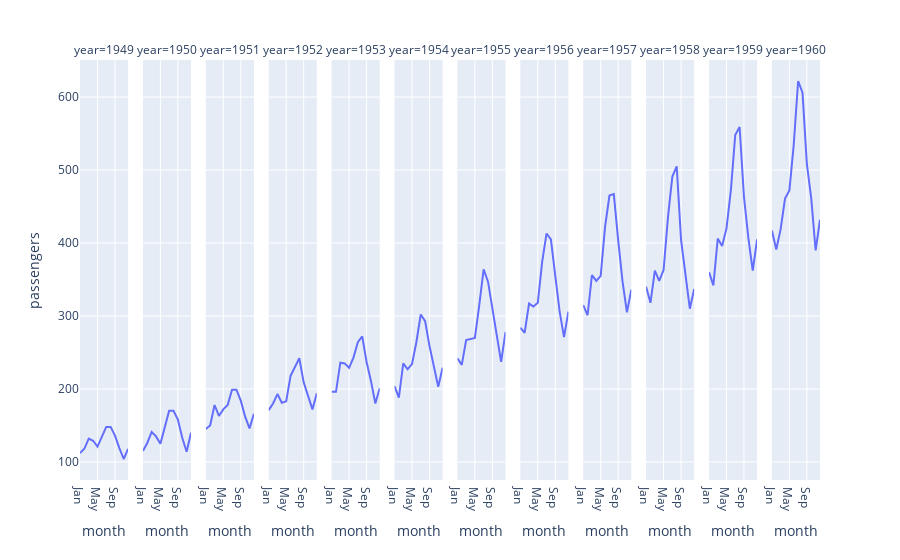

The cell this chart's notebook holds for it:
### Code cell
# 데이터 불러오기
flights = sns.load_dataset('flights')

fig = px.line(flights, x="month", y="passengers", facet_col='year')

fig.show()

### Figure 1 — Plotly figure (JSON) as saved in the notebook; plotly's stock layout.template omitted (floating-point values rounded to 4 significant figures)
{"data": [{"hovertemplate": "year=1949<br>month=%{x}<br>passengers=%{y}<extra></extra>", "legendgroup": "", "line": {"color": "#636efa", "dash": "solid"}, "marker": {"symbol": "circle"}, "mode": "lines", "name": "", "orientation": "v", "showlegend": false, "type": "scatter", "x": ["Jan", "Feb", "Mar", "Apr", "May", "Jun", "Jul", "Aug", "Sep", "Oct", "Nov", "Dec"], "xaxis": "x", "y": [112, 118, 132, 129, 121, 135, 148, 148, 136, 119, 104, 118], "yaxis": "y"}, {"hovertemplate": "year=1950<br>month=%{x}<br>passengers=%{y}<extra></extra>", "legendgroup": "", "line": {"color": "#636efa", "dash": "solid"}, "marker": {"symbol": "circle"}, "mode": "lines", "name": "", "orientation": "v", "showlegend": false, "type": "scatter", "x": ["Jan", "Feb", "Mar", "Apr", "May", "Jun", "Jul", "Aug", "Sep", "Oct", "Nov", "Dec"], "xaxis": "x2", "y": [115, 126, 141, 135, 125, 149, 170, 170, 158, 133, 114, 140], "yaxis": "y2"}, {"hovertemplate": "year=1951<br>month=%{x}<br>passengers=%{y}<extra></extra>", "legendgroup": "", "line": {"color": "#636efa", "dash": "solid"}, "marker": {"symbol": "circle"}, "mode": "lines", "name": "", "orientation": "v", "showlegend": false, "type": "scatter", "x": ["Jan", "Feb", "Mar", "Apr", "May", "Jun", "Jul", "Aug", "Sep", "Oct", "Nov", "Dec"], "xaxis": "x3", "y": [145, 150, 178, 163, 172, 178, 199, 199, 184, 162, 146, 166], "yaxis": "y3"}, {"hovertemplate": "year=1952<br>month=%{x}<br>passengers=%{y}<extra></extra>", "legendgroup": "", "line": {"color": "#636efa", "dash": "solid"}, "marker": {"symbol": "circle"}, "mode": "lines", "name": "", "orientation": "v", "showlegend": false, "type": "scatter", "x": ["Jan", "Feb", "Mar", "Apr", "May", "Jun", "Jul", "Aug", "Sep", "Oct", "Nov", "Dec"], "xaxis": "x4", "y": [171, 180, 193, 181, 183, 218, 230, 242, 209, 191, 172, 194], "yaxis": "y4"}, {"hovertemplate": "year=1953<br>month=%{x}<br>passengers=%{y}<extra></extra>", "legendgroup": "", "line": {"color": "#636efa", "dash": "solid"}, "marker": {"symbol": "circle"}, "mode": "lines", "name": "", "orientation": "v", "showlegend": false, "type": "scatter", "x": ["Jan", "Feb", "Mar", "Apr", "May", "Jun", "Jul", "Aug", "Sep", "Oct", "Nov", "Dec"], "xaxis": "x5", "y": [196, 196, 236, 235, 229, 243, 264, 272, 237, 211, 180, 201], "yaxis": "y5"}, {"hovertemplate": "year=1954<br>month=%{x}<br>passengers=%{y}<extra></extra>", "legendgroup": "", "line": {"color": "#636efa", "dash": "solid"}, "marker": {"symbol": "circle"}, "mode": "lines", "name": "", "orientation": "v", "showlegend": false, "type": "scatter", "x": ["Jan", "Feb", "Mar", "Apr", "May", "Jun", "Jul", "Aug", "Sep", "Oct", "Nov", "Dec"], "xaxis": "x6", "y": [204, 188, 235, 227, 234, 264, 302, 293, 259, 229, 203, 229], "yaxis": "y6"}, {"hovertemplate": "year=1955<br>month=%{x}<br>passengers=%{y}<extra></extra>", "legendgroup": "", "line": {"color": "#636efa", "dash": "solid"}, "marker": {"symbol": "circle"}, "mode": "lines", "name": "", "orientation": "v", "showlegend": false, "type": "scatter", "x": ["Jan", "Feb", "Mar", "Apr", "May", "Jun", "Jul", "Aug", "Sep", "Oct", "Nov", "Dec"], "xaxis": "x7", "y": [242, 233, 267, 269, 270, 315, 364, 347, 312, 274, 237, 278], "yaxis": "y7"}, {"hovertemplate": "year=1956<br>month=%{x}<br>passengers=%{y}<extra></extra>", "legendgroup": "", "line": {"color": "#636efa", "dash": "solid"}, "marker": {"symbol": "circle"}, "mode": "lines", "name": "", "orientation": "v", "showlegend": false, "type": "scatter", "x": ["Jan", "Feb", "Mar", "Apr", "May", "Jun", "Jul", "Aug", "Sep", "Oct", "Nov", "Dec"], "xaxis": "x8", "y": [284, 277, 317, 313, 318, 374, 413, 405, 355, 306, 271, 306], "yaxis": "y8"}, {"hovertemplate": "year=1957<br>month=%{x}<br>passengers=%{y}<extra></extra>", "legendgroup": "", "line": {"color": "#636efa", "dash": "solid"}, "marker": {"symbol": "circle"}, "mode": "lines", "name": "", "orientation": "v", "showlegend": false, "type": "scatter", "x": ["Jan", "Feb", "Mar", "Apr", "May", "Jun", "Jul", "Aug", "Sep", "Oct", "Nov", "Dec"], "xaxis": "x9", "y": [315, 301, 356, 348, 355, 422, 465, 467, 404, 347, 305, 336], "yaxis": "y9"}, {"hovertemplate": "year=1958<br>month=%{x}<br>passengers=%{y}<extra></extra>", "legendgroup": "", "line": {"color": "#636efa", "dash": "solid"}, "marker": {"symbol": "circle"}, "mode": "lines", "name": "", "orientation": "v", "showlegend": false, "type": "scatter", "x": ["Jan", "Feb", "Mar", "Apr", "May", "Jun", "Jul", "Aug", "Sep", "Oct", "Nov", "Dec"], "xaxis": "x10", "y": [340, 318, 362, 348, 363, 435, 491, 505, 404, 359, 310, 337], "yaxis": "y10"}, {"hovertemplate": "year=1959<br>month=%{x}<br>passengers=%{y}<extra></extra>", "legendgroup": "", "line": {"color": "#636efa", "dash": "solid"}, "marker": {"symbol": "circle"}, "mode": "lines", "name": "", "orientation": "v", "showlegend": false, "type": "scatter", "x": ["Jan", "Feb", "Mar", "Apr", "May", "Jun", "Jul", "Aug", "Sep", "Oct", "Nov", "Dec"], "xaxis": "x11", "y": [360, 342, 406, 396, 420, 472, 548, 559, 463, 407, 362, 405], "yaxis": "y11"}, {"hovertemplate": "year=1960<br>month=%{x}<br>passengers=%{y}<extra></extra>", "legendgroup": "", "line": {"color": "#636efa", "dash": "solid"}, "marker": {"symbol": "circle"}, "mode": "lines", "name": "", "orientation": "v", "showlegend": false, "type": "scatter", "x": ["Jan", "Feb", "Mar", "Apr", "May", "Jun", "Jul", "Aug", "Sep", "Oct", "Nov", "Dec"], "xaxis": "x12", "y": [417, 391, 419, 461, 472, 535, 622, 606, 508, 461, 390, 432], "yaxis": "y12"}], "layout": {"annotations": [{"font": {}, "showarrow": false, "text": "year=1949", "x": 0.0325, "xanchor": "center", "xref": "paper", "y": 1, "yanchor": "bottom", "yref": "paper"}, {"font": {}, "showarrow": false, "text": "year=1950", "x": 0.1175, "xanchor": "center", "xref": "paper", "y": 1, "yanchor": "bottom", "yref": "paper"}, {"font": {}, "showarrow": false, "text": "year=1951", "x": 0.2025, "xanchor": "center", "xref": "paper", "y": 1, "yanchor": "bottom", "yref": "paper"}, {"font": {}, "showarrow": false, "text": "year=1952", "x": 0.2875, "xanchor": "center", "xref": "paper", "y": 1, "yanchor": "bottom", "yref": "paper"}, {"font": {}, "showarrow": false, "text": "year=1953", "x": 0.3725, "xanchor": "center", "xref": "paper", "y": 1, "yanchor": "bottom", "yref": "paper"}, {"font": {}, "showarrow": false, "text": "year=1954", "x": 0.4575, "xanchor": "center", "xref": "paper", "y": 1, "yanchor": "bottom", "yref": "paper"}, {"font": {}, "showarrow": false, "text": "year=1955", "x": 0.5425, "xanchor": "center", "xref": "paper", "y": 1, "yanchor": "bottom", "yref": "paper"}, {"font": {}, "showarrow": false, "text": "year=1956", "x": 0.6275, "xanchor": "center", "xref": "paper", "y": 1, "yanchor": "bottom", "yref": "paper"}, {"font": {}, "showarrow": false, "text": "year=1957", "x": 0.7125, "xanchor": "center", "xref": "paper", "y": 1, "yanchor": "bottom", "yref": "paper"}, {"font": {}, "showarrow": false, "text": "year=1958", "x": 0.7975, "xanchor": "center", "xref": "paper", "y": 1, "yanchor": "bottom", "yref": "paper"}, {"font": {}, "showarrow": false, "text": "year=1959", "x": 0.8825, "xanchor": "center", "xref": "paper", "y": 1, "yanchor": "bottom", "yref": "paper"}, {"font": {}, "showarrow": false, "text": "year=1960", "x": 0.9675, "xanchor": "center", "xref": "paper", "y": 1, "yanchor": "bottom", "yref": "paper"}], "legend": {"tracegroupgap": 0}, "margin": {"t": 60}, "xaxis": {"anchor": "y", "domain": [0, 0.065], "title": {"text": "month"}}, "xaxis10": {"anchor": "y10", "domain": [0.765, 0.83], "matches": "x", "title": {"text": "month"}}, "xaxis11": {"anchor": "y11", "domain": [0.85, 0.915], "matches": "x", "title": {"text": "month"}}, "xaxis12": {"anchor": "y12", "domain": [0.935, 1.0], "matches": "x", "title": {"text": "month"}}, "xaxis2": {"anchor": "y2", "domain": [0.085, 0.15], "matches": "x", "title": {"text": "month"}}, "xaxis3": {"anchor": "y3", "domain": [0.17, 0.235], "matches": "x", "title": {"text": "month"}}, "xaxis4": {"anchor": "y4", "domain": [0.255, 0.32], "matches": "x", "title": {"text": "month"}}, "xaxis5": {"anchor": "y5", "domain": [0.34, 0.405], "matches": "x", "title": {"text": "month"}}, "xaxis6": {"anchor": "y6", "domain": [0.425, 0.49], "matches": "x", "title": {"text": "month"}}, "xaxis7": {"anchor": "y7", "domain": [0.51, 0.575], "matches": "x", "title": {"text": "month"}}, "xaxis8": {"anchor": "y8", "domain": [0.595, 0.66], "matches": "x", "title": {"text": "month"}}, "xaxis9": {"anchor": "y9", "domain": [0.68, 0.745], "matches": "x", "title": {"text": "month"}}, "yaxis": {"anchor": "x", "domain": [0, 1], "title": {"text": "passengers"}}, "yaxis10": {"anchor": "x10", "domain": [0, 1], "matches": "y", "showticklabels": false}, "yaxis11": {"anchor": "x11", "domain": [0, 1], "matches": "y", "showticklabels": false}, "yaxis12": {"anchor": "x12", "domain": [0, 1], "matches": "y", "showticklabels": false}, "yaxis2": {"anchor": "x2", "domain": [0, 1], "matches": "y", "showticklabels": false}, "yaxis3": {"anchor": "x3", "domain": [0, 1], "matches": "y", "showticklabels": false}, "yaxis4": {"anchor": "x4", "domain": [0, 1], "matches": "y", "showticklabels": false}, "yaxis5": {"anchor": "x5", "domain": [0, 1], "matches": "y", "showticklabels": false}, "yaxis6": {"anchor": "x6", "domain": [0, 1], "matches": "y", "showticklabels": false}, "yaxis7": {"anchor": "x7", "domain": [0, 1], "matches": "y", "showticklabels": false}, "yaxis8": {"anchor": "x8", "domain": [0, 1], "matches": "y", "showticklabels": false}, "yaxis9": {"anchor": "x9", "domain": [0, 1], "matches": "y", "showticklabels": false}}}
